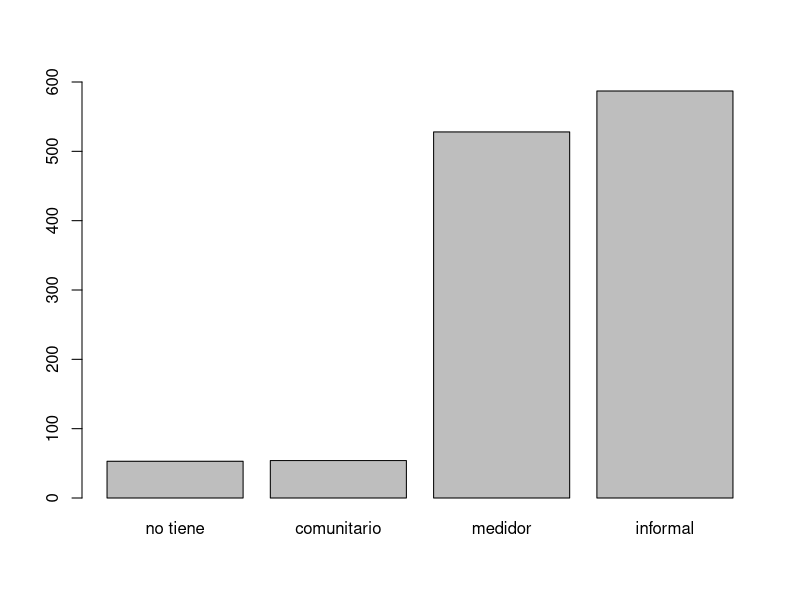
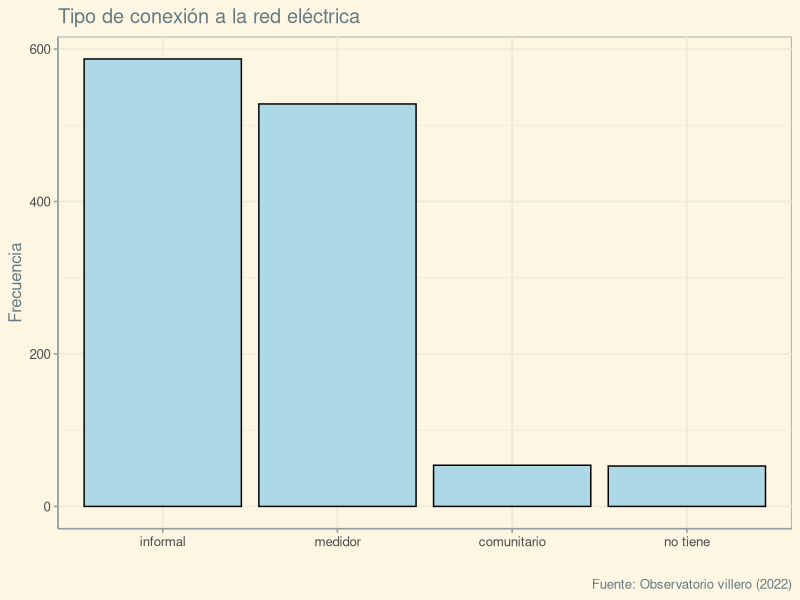

Reproduce these figures in R, in order.
library(ggplot2)
library(ggthemes)
library(dplyr)

tabla <- read.csv("datosLP_limpios.csv", stringsAsFactors = TRUE)

# luz
summary(tabla$X.Qué.tipo.de.conexión.posee.a.la.red.eléctrica.)

barplot(sort(summary(tabla$X.Qué.tipo.de.conexión.posee.a.la.red.eléctrica.)),
        names.arg=c("no tiene","comunitario","medidor","informal"),
        ylim=c(0,600))

data <- table(tabla$X.Qué.tipo.de.conexión.posee.a.la.red.eléctrica.)
data <- data.frame(name=c("no tiene","comunitario","medidor","informal"),
                   value=sort.default(as.integer(data)))

p <- # Barplot
  data %>%
  arrange(desc(value)) %>%    # First sort by value. This sort the dataframe but NOT the factor levels
  mutate(name=factor(name, levels=name)) %>%   # This trick update the factor levels
  ggplot(aes(x=name, y=value)) + 
  geom_bar(stat = "identity", fill="lightblue", color="black") +
  labs(title = "Tipo de conexión a la red eléctrica",
       caption = "Fuente: Observatorio villero (2022)",
       x=" ",y="Frecuencia") +
  theme_solarized() +
  scale_colour_solarized()

p
